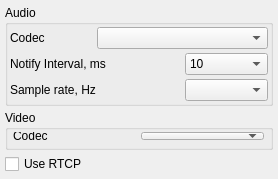
<?xml version="1.0" encoding="UTF-8"?>
<ui version="4.0">
 <class>JingleRtpOptions</class>
 <widget class="QWidget" name="JingleRtpOptions">
  <property name="geometry">
   <rect>
    <x>0</x>
    <y>0</y>
    <width>278</width>
    <height>172</height>
   </rect>
  </property>
  <property name="windowTitle">
   <string>Jingle RTP options</string>
  </property>
  <layout class="QGridLayout" name="gridLayout_3">
   <property name="leftMargin">
    <number>5</number>
   </property>
   <property name="topMargin">
    <number>5</number>
   </property>
   <property name="rightMargin">
    <number>5</number>
   </property>
   <property name="bottomMargin">
    <number>5</number>
   </property>
   <property name="spacing">
    <number>4</number>
   </property>
   <item row="2" column="0">
    <widget class="QCheckBox" name="cbUseRtcp">
     <property name="sizePolicy">
      <sizepolicy hsizetype="Expanding" vsizetype="Fixed">
       <horstretch>0</horstretch>
       <verstretch>0</verstretch>
      </sizepolicy>
     </property>
     <property name="text">
      <string>Use RTCP</string>
     </property>
    </widget>
   </item>
   <item row="0" column="0">
    <widget class="QGroupBox" name="audioBox">
     <property name="sizePolicy">
      <sizepolicy hsizetype="Expanding" vsizetype="Preferred">
       <horstretch>0</horstretch>
       <verstretch>0</verstretch>
      </sizepolicy>
     </property>
     <property name="title">
      <string>Audio</string>
     </property>
     <layout class="QGridLayout" name="gridLayout">
      <property name="leftMargin">
       <number>2</number>
      </property>
      <property name="topMargin">
       <number>2</number>
      </property>
      <property name="rightMargin">
       <number>2</number>
      </property>
      <property name="bottomMargin">
       <number>2</number>
      </property>
      <property name="spacing">
       <number>4</number>
      </property>
      <item row="1" column="2">
       <widget class="QComboBox" name="cbInterval">
        <item>
         <property name="text">
          <string notr="true">10</string>
         </property>
        </item>
        <item>
         <property name="text">
          <string notr="true">20</string>
         </property>
        </item>
        <item>
         <property name="text">
          <string notr="true">30</string>
         </property>
        </item>
        <item>
         <property name="text">
          <string notr="true">50</string>
         </property>
        </item>
        <item>
         <property name="text">
          <string notr="true">80</string>
         </property>
        </item>
        <item>
         <property name="text">
          <string notr="true">100</string>
         </property>
        </item>
        <item>
         <property name="text">
          <string notr="true">150</string>
         </property>
        </item>
        <item>
         <property name="text">
          <string notr="true">200</string>
         </property>
        </item>
        <item>
         <property name="text">
          <string notr="true">250</string>
         </property>
        </item>
       </widget>
      </item>
      <item row="0" column="1" colspan="2">
       <widget class="QComboBox" name="cbCodec"/>
      </item>
      <item row="0" column="0">
       <widget class="QLabel" name="label">
        <property name="text">
         <string>Codec</string>
        </property>
       </widget>
      </item>
      <item row="1" column="0" colspan="2">
       <widget class="QLabel" name="label_2">
        <property name="text">
         <string>Notify Interval, ms</string>
        </property>
       </widget>
      </item>
      <item row="2" column="2">
       <widget class="QComboBox" name="cbSmRate"/>
      </item>
      <item row="2" column="0" colspan="2">
       <widget class="QLabel" name="label_4">
        <property name="text">
         <string>Sample rate, Hz</string>
        </property>
       </widget>
      </item>
     </layout>
    </widget>
   </item>
   <item row="1" column="0">
    <widget class="QGroupBox" name="videoBox">
     <property name="sizePolicy">
      <sizepolicy hsizetype="Expanding" vsizetype="Preferred">
       <horstretch>0</horstretch>
       <verstretch>0</verstretch>
      </sizepolicy>
     </property>
     <property name="minimumSize">
      <size>
       <width>265</width>
       <height>40</height>
      </size>
     </property>
     <property name="title">
      <string>Video</string>
     </property>
     <layout class="QGridLayout" name="gridLayout_2">
      <property name="leftMargin">
       <number>5</number>
      </property>
      <property name="topMargin">
       <number>2</number>
      </property>
      <property name="rightMargin">
       <number>6</number>
      </property>
      <property name="bottomMargin">
       <number>7</number>
      </property>
      <property name="horizontalSpacing">
       <number>5</number>
      </property>
      <property name="verticalSpacing">
       <number>3</number>
      </property>
      <item row="0" column="0">
       <widget class="QLabel" name="label_3">
        <property name="text">
         <string>Codec</string>
        </property>
       </widget>
      </item>
      <item row="0" column="1">
       <widget class="QComboBox" name="cbVideoCodec"/>
      </item>
     </layout>
    </widget>
   </item>
   <item row="3" column="0">
    <spacer name="verticalSpacer">
     <property name="orientation">
      <enum>Qt::Vertical</enum>
     </property>
     <property name="sizeHint" stdset="0">
      <size>
       <width>20</width>
       <height>40</height>
      </size>
     </property>
    </spacer>
   </item>
  </layout>
 </widget>
 <resources/>
 <connections/>
</ui>
